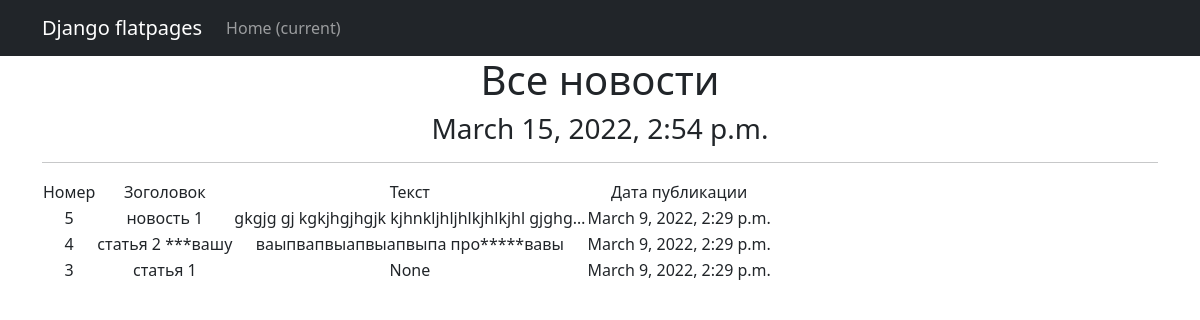
Page /news/ on the committed database.
### main/models.py (models this page shows, shortened)
class Post(models.Model):
    author = models.ForeignKey("Author", on_delete=models.CASCADE)
    type = models.BooleanField(default=False)# 0 - статья, 1 новость
    time_in = models.DateTimeField(auto_now_add=True)
    heder = models.CharField(max_length=128, default="")
    text = models.TextField(null = True)
    rate = models.IntegerField(default=0)
    categories = models.ManyToManyField("Category", through='PostCategory')

### main/views.py (the view)
# urls.py: path('', NewsList.as_view()),
class NewsList(ListView):
    model = Post
    template_name = 'news.html'
    context_object_name = 'news'
    queryset = Post.objects.order_by('-id')
    def get_context_data(self, **kwargs):
        context = super().get_context_data(**kwargs)
        context['time_now'] = datetime.now()  # добавим переменную текущей даты time_now
        return context

### main/templatetags/custom_filters.py (called while the page is built)
@register.filter(name='Censor')
def Censor(value):
    for word in BAD_WORDS:
        value = value.replace(word[0:], '*' * (len(word) - 1))
    return value

### templates/news.html (shortened to what this page needs)
{% extends 'flatpages/default.html' %}
{% load custom_filters %}
{% block content %}
    <h1>Все новости</h1>
    <h3>{{ time_now }}</h3>
    <hr>
    {% if news %}
        <table>
            <tr>
                 <td>
                    Номер
                </td>
                <td>
                    Зоголовок
                </td>
                <td>
                    Текст
                </td>
                <td>
                    Дата публикации
                </td>
            </tr>
        {% for post in news %}
            <tr>
                <td>
                    {{ post.id}}
                </td>
                <td>
                    {{ post.heder|Censor}}
                </td>
                <td>
                </td>
                <td>
                    {{ post.time_in}}
                </td>
            </tr>
        {% endfor %}
        </table>
    {% else %}
        <h2>Новостей нет!</h2>
    {% endif %}
{% endblock content %}

### templates/flatpages/default.html (shortened to what this page needs)
<!DOCTYPE html>
{% load static %}
<html lang="en">
    <head>
        <link href="{% static 'css/styles.css' %}" rel="stylesheet" />
    </head>
    <body>
        <nav class="navbar navbar-expand-lg navbar-dark bg-dark static-top">
   <div class="container">
       <a class="navbar-brand" href="#">Django flatpages</a>
       <div class="collapse navbar-collapse" id="navbarResponsive">
           <ul class="navbar-nav ml-auto">
               <li class="nav-item active">
                   <a class="nav-link" href="#">Home
                       <span class="sr-only">(current)</span>
                   </a>
               </li>
           </ul>
       </div>
   </div>
</nav>
        <div class="container">
   <div class="row">
       <div class="col-lg-12 text-center">
           {% block content %}{% endblock content %}
       </div>
   </div>
</div>
    </body>
</html>

### rows in the picture
Post: id "5", heder|Censor "новость 1", text "gkgjg gj kgkjhgjhgjk kjhnkljhljhlkjhlkjhl gjghg…", time_in "March 9, 2022, 2:29 p.m."
Post: id "4", heder|Censor "статья 2 ***вашу", text "ваыпвапвыапвыапвыпа про*****вавы", time_in "March 9, 2022, 2:29 p.m."
Post: id "3", heder|Censor "статья 1", text "None", time_in "March 9, 2022, 2:29 p.m."

### other values in the picture
{{ time_now }} "March 15, 2022, 2:54 p.m."
